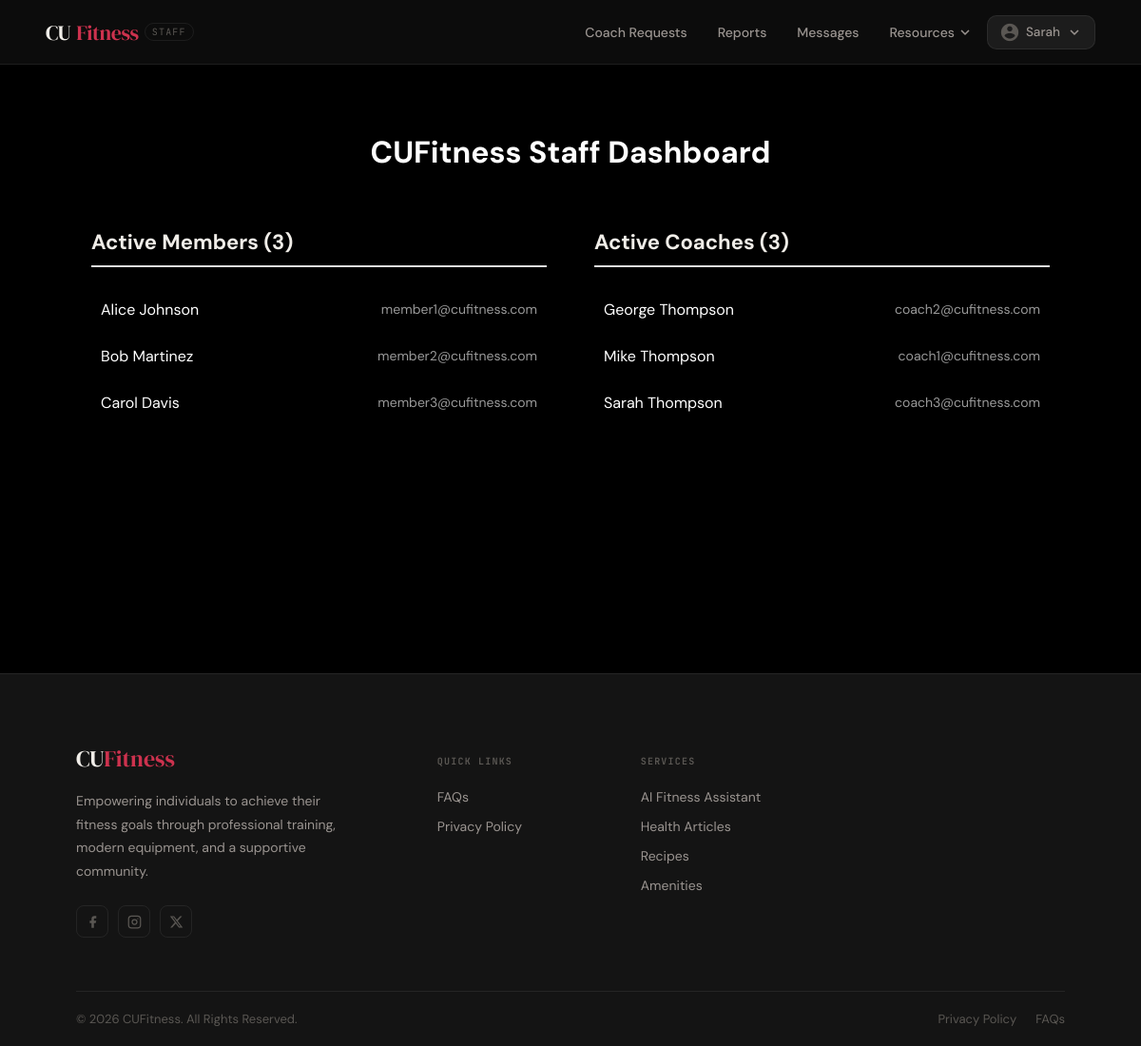
The page / (signed in) on the database its author committed.
### CUFitness/models.py (models this page shows, shortened)
class CustomUser(AbstractBaseUser, PermissionsMixin):
    ROLE_CHOICES = [
        ('MEMBER', 'Member'),
        ('COACH', 'Coach'),
        ('STAFF', 'Staff'),
        ('ADMIN', 'Admin'),
    ]
    role = models.CharField(max_length=20, choices=ROLE_CHOICES, default='MEMBER', verbose_name='user role')
    MEMBERSHIP_CHOICES = [
        ("BASIC", "Basic"),
        ("STANDARD", "Standard"),
        ("PLATINUM", "Platinum"),
        ("PER_SESSION", "Per Session"),
    ]
    email = models.EmailField(_("email address"), unique=True)
    first_name = models.CharField(_("first name"), max_length=50, default='')
    last_name = models.CharField(_("last name"), max_length=50, default='')
    membership= models.CharField(_("membership"), max_length=50, choices=MEMBERSHIP_CHOICES,default='BASIC')
    phone_number = models.CharField(max_length=20, default='', help_text='e.g. +1 514 555 0123')
    date_of_birth = models.DateField(null=True, help_text='Format: YYYY-MM-DD')
    address = models.CharField(max_length=255, default='', blank=True, help_text='Address here')
    profile_picture = models.ImageField(upload_to='profile_pictures/', default='defaults/Default_Profile_Picture.jpg',blank=True,)
    REQUEST_STATUS_CHOICES = [
        ('NONE', 'No Request'),
        ('PENDING', 'Pending Approval'),
        ('APPROVED', 'Approved'),
        ('REJECTED', 'Rejected'),
    ]
    coach_request_status = models.CharField(
        max_length=20,
        choices=REQUEST_STATUS_CHOICES,
        default='NONE',
        verbose_name='Coach request status'
    )
    WORKOUT_VISIBILITY_CHOICES = [
        ('PUBLIC', 'Public'),
        ('COACH_ONLY', 'Coach Only'),
    ]
    workout_visibility = models.CharField(
        max_length=20,
        choices=WORKOUT_VISIBILITY_CHOICES,
        default='COACH_ONLY',
        verbose_name='Workout history privacy setting'
    )
    auto_accept_appointments = models.BooleanField(
        default=False,
        help_text='Automatically accept all incoming appointment requests'
    )
    is_staff = models.BooleanField(default=False)
    is_active = models.BooleanField(default=True)
    date_joined = models.DateTimeField(default=timezone.now)
    USERNAME_FIELD = "email"
    REQUIRED_FIELDS = []
    objects = CustomUserManager()
    class Meta:
        permissions = [
            ("can_ban_users", "Can ban users"),
            ("can_view_coach_requests", "Can view coach requests"),
            ("can_accept_coach_requests", "Can accept coach requests"),
            ("can_change_user_role", "Can change user role"),
            ("can_view_user_reports", "Can view user reports"),
        ]

### CUFitness/views.py (the view)
# urls.py: 2. Add a URL to urlpatterns:  path('', views.home, name='home')
def home(request):
    if request.user.is_authenticated and request.user.role == 'STAFF':
        active_members = CustomUser.objects.filter(
            role="MEMBER",
            is_active=True
        ).order_by("first_name")
        active_coaches = CustomUser.objects.filter(
            role="COACH",
            is_active=True
        ).order_by("first_name")
        return render(request, "CUFitness/staff/staff_home.html", {"active_members": active_members, "active_coaches": active_coaches})
    else:
        active_coaches = CustomUser.objects.filter(
            role="COACH",
            is_active=True
        ).order_by("first_name")
        return render(request, 'CUFitness/general_website/home.html', {"active_coaches": active_coaches})

### CUFitness/templates/CUFitness/staff/staff_home.html (shortened to what this page needs)
{% extends 'CUFitness/staff/staff_base.html' %}
{% load static %}
{% block extra_styles %}
<link rel="stylesheet" href="{% static 'staff/staff_home.css' %}"/>
{% endblock %}
{% block content %}
{% if user.role == "STAFF" %}
<div class="dashboard-container">
    <div class="dashboard-header">
        <h1>CUFitness Staff Dashboard</h1>
    </div>
    <div class="dashboard-grid">
        <div>
            <h2 class="section-title">Active Members ({{ active_members|length }})</h2>
            <ul class="user-list">
                {% for user in active_members %}
                <li class="user-item">
                    <a href="{% url 'staff_user_detail' user.id %}" class="user-link">
                    <span>{{ user.first_name }} {{ user.last_name }}</span>
                    <span class="user-email">{{ user.email }}</span>
                    </a>
                </li>
                {% empty %}
                <li>No active members.</li>
                {% endfor %}
            </ul>
        </div>
        <div>
            <h2 class="section-title">Active Coaches ({{ active_coaches|length }})</h2>
            <ul class="user-list">
                {% for user in active_coaches %}
                <li class="user-item">
                    <a href="{% url 'staff_user_detail' user.id %}" class="user-link">
                    <span>{{ user.first_name }} {{ user.last_name }}</span>
                    <span class="user-email">{{ user.email }}</span>
                    </a>
                </li>
                {% empty %}
                <li>No active coaches.</li>
                {% endfor %}
            </ul>
        </div>
    </div>
</div>
{% else %}
<p> not a staff member </p>
{% endif %}
{% endblock %}

### CUFitness/templates/CUFitness/staff/staff_base.html (shortened to what this page needs)
{% load static %}
<!DOCTYPE html>
<html lang="en">
<head>
  <link rel="stylesheet" href="{% static 'staff/staff_base.css' %}">
    <link rel="stylesheet" href="{% static 'general_website/footer.css' %}">
  {% block extra_styles %}{% endblock %}
</head>
<body>
<header class="nav-header" id="nav-header">
  <a href="/" class="nav-logo">CU<span>Fitness</span> <em>Staff</em></a>
  <nav class="nav-links">
    <a href="{% url 'coach_requests' %}" class="nav-link">Coach Requests</a>
    <a href="{% url 'staff_reports' %}" class="nav-link">Reports</a>
    <a href="{% url 'staff_messages' %}" class="nav-link">Messages</a>
    <div class="nav-dropdown">
      <button class="nav-link nav-drop-btn">
        Resources
        <span class="material-icons nav-chevron">expand_more</span>
      </button>
    </div>
  </nav>
  <div class="nav-account">
    {% if user.is_authenticated %}
      <div class="nav-dropdown">
        <button class="nav-account-btn">
          <span class="material-icons">account_circle</span>
          <span class="nav-account-name">{{ user.first_name|default:user.email }}</span>
          <span class="material-icons nav-chevron">expand_more</span>
        </button>
      </div>
    {% else %}
      <a href="{% url 'staff_login' %}" class="nav-btn-primary">Staff Login</a>
    {% endif %}
  </div>
</header>
{% block content %}{% endblock %}
{% include 'CUFitness/staff/staff_footer.html' %}
</body>
</html>

### CUFitness/static/staff/staff_base.css (style rules this page uses)
:root { --cu-red: hsl(349, 61%, 50%); --cu-red-glow: hsla(349, 61%, 50%, 0.15); --surface-0: #0d0d0d; --surface-1: #141414; --surface-2: #1c1c1c; --border: rgba(255,255,255,0.07); --border-hover: rgba(255,255,255,0.14); --text-primary: #f0ede8; --text-secondary: #9a9490; --text-muted: #5a5753; --radius-lg: 20px; --nav-height: 68px; }
*, *::before, *::after { box-sizing: border-box; }
body { margin: 0; background: var(--surface-0); color: var(--text-primary); font-family: 'DM Sans', sans-serif; }
.nav-header { position: sticky; top: 0; z-index: 9999; height: var(--nav-height); display: flex; align-items: center; padding: 0 48px; background: rgba(13, 13, 13, 0.85); backdrop-filter: blur(16px); -webkit-backdrop-filter: blur(16px); border-bottom: 1px solid var(--border); transition: background 0.3s, box-shadow 0.3s; }
.nav-logo { font-family: 'DM Serif Display', serif; font-size: 22px; font-weight: 400; color: var(--text-primary); text-decoration: none; letter-spacing: -0.02em; margin-right: 40px; flex-shrink: 0; display: flex; align-items: baseline; gap: 6px; }
.nav-logo span { color: var(--cu-red); }
.nav-logo em { font-style: normal; font-family: 'JetBrains Mono', monospace; font-size: 10px; letter-spacing: 0.12em; text-transform: uppercase; color: var(--text-muted); border: 1px solid var(--border); padding: 2px 7px; border-radius: 100px; align-self: center; }
.nav-links { display: flex; align-items: center; gap: 4px; margin-left: auto; }
.nav-link { display: inline-flex; align-items: center; gap: 2px; padding: 6px 14px; border-radius: 10px; font-size: 14px; font-weight: 500; color: var(--text-secondary); text-decoration: none; background: none; border: none; cursor: pointer; font-family: 'DM Sans', sans-serif; transition: color 0.2s, background 0.2s; white-space: nowrap; }
.nav-chevron { font-size: 18px !important; transition: transform 0.25s; }
.nav-dropdown { position: relative; }
.nav-drop-btn { display: inline-flex; align-items: center; gap: 2px; }
.nav-account { display: flex; align-items: center; gap: 10px; flex-shrink: 0; }
.nav-account-btn { display: inline-flex; align-items: center; gap: 6px; padding: 6px 12px; background: var(--surface-2); border: 1px solid var(--border); border-radius: 10px; color: var(--text-secondary); font-family: 'DM Sans', sans-serif; font-size: 13.5px; font-weight: 500; cursor: pointer; transition: border-color 0.2s, color 0.2s; }
.nav-account-btn .material-icons:first-child { font-size: 22px; color: var(--text-muted); }
.nav-account-name { max-width: 110px; overflow: hidden; text-overflow: ellipsis; white-space: nowrap; }

### CUFitness/static/staff/staff_home.css (style rules this page uses)
.dashboard-container { padding: 50px 8%; min-height: 80vh; background-color: black; }
.dashboard-header { text-align: center; margin-bottom: 40px; }
.dashboard-header h1 { font-size: 32px; font-weight: 700; color: white; }
.dashboard-grid { display: grid; grid-template-columns: 1fr 1fr; gap: 50px; }
.section-title { font-size: 22px; margin-bottom: 20px; padding-bottom: 10px; border-bottom: 2px solid #ddd; }
.user-list { list-style: none; padding: 0; margin: 0; }
.user-link { display: flex; justify-content: space-between; align-items: center; padding: 14px 10px; text-decoration: none; color: white; width: 100%; height: 100%; box-sizing: border-box; transition: background 0.2s ease, padding-left 0.2s ease; }
.user-email { opacity: 0.6; font-size: 14px; }
.user-item:last-child { border-bottom: none; }

### rows shown on the page
CustomUser: first_name "Sarah"
CustomUser: first_name "Alice", last_name "Johnson", email "member1@cufitness.com"
CustomUser: first_name "Bob", last_name "Martinez", email "member2@cufitness.com"
CustomUser: first_name "Carol", last_name "Davis", email "member3@cufitness.com"
CustomUser: first_name "George", last_name "Thompson", email "coach2@cufitness.com"
CustomUser: first_name "Mike", last_name "Thompson", email "coach1@cufitness.com"
CustomUser: first_name "Sarah", last_name "Thompson", email "coach3@cufitness.com"

### other values the page prints
{{ active_members|length }} "3"
{{ active_coaches|length }} "3"
